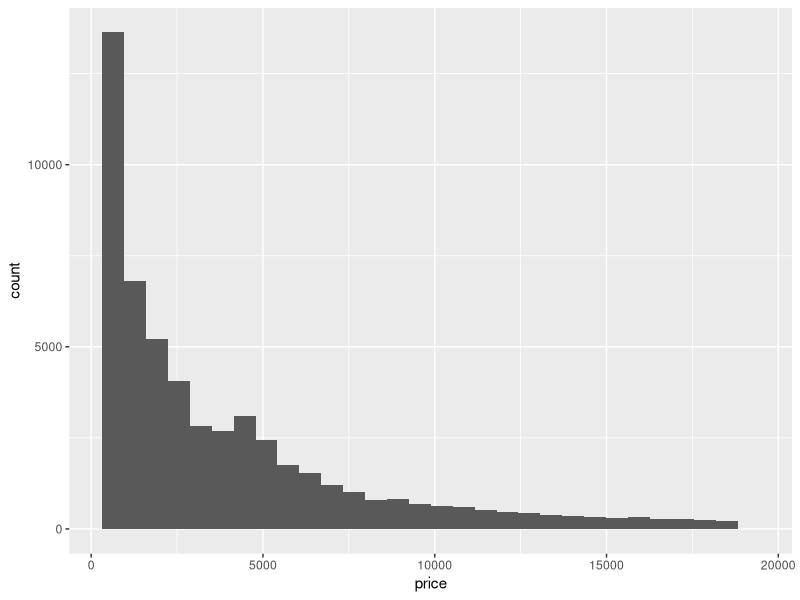
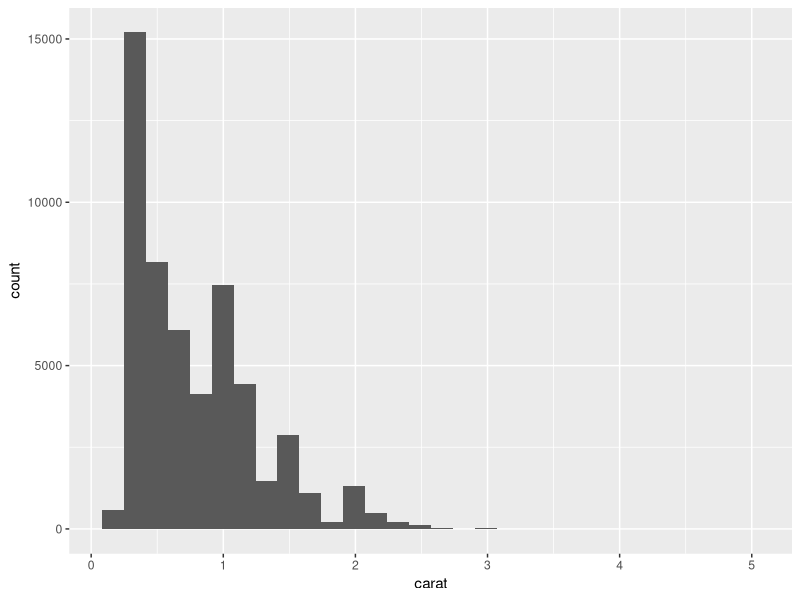
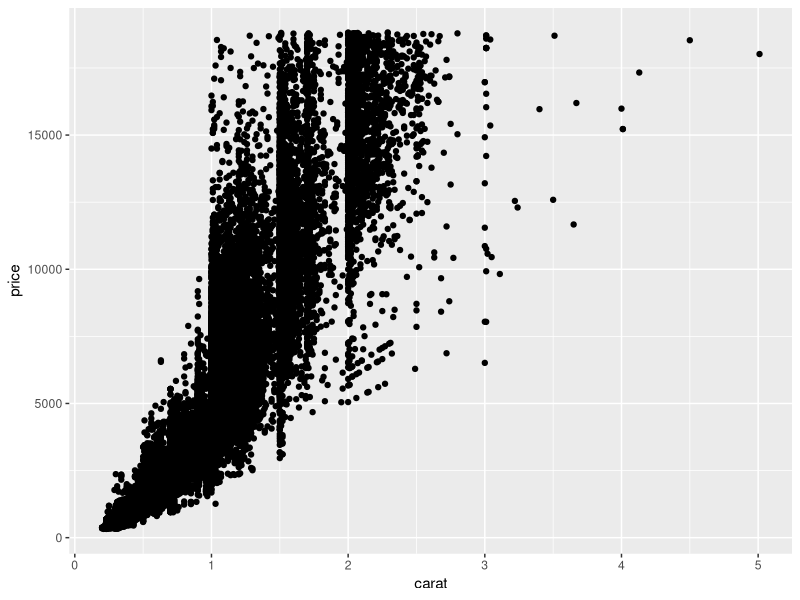
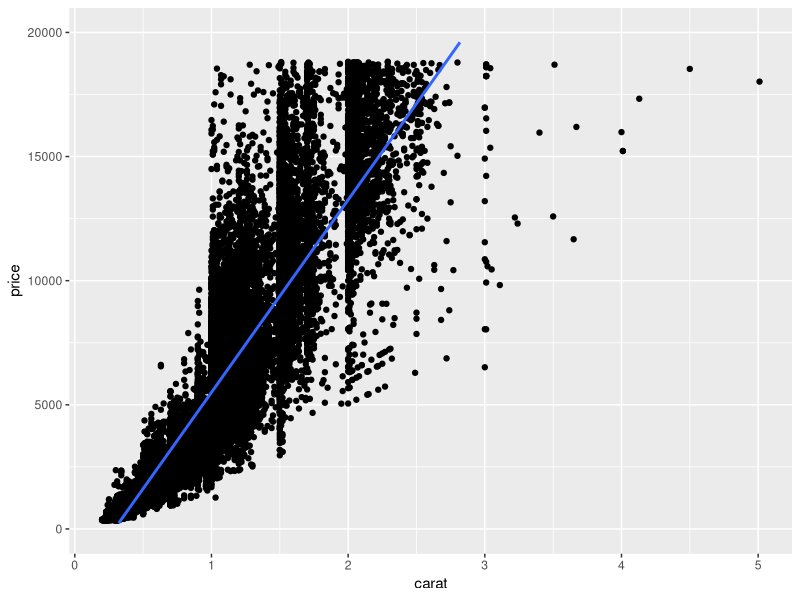
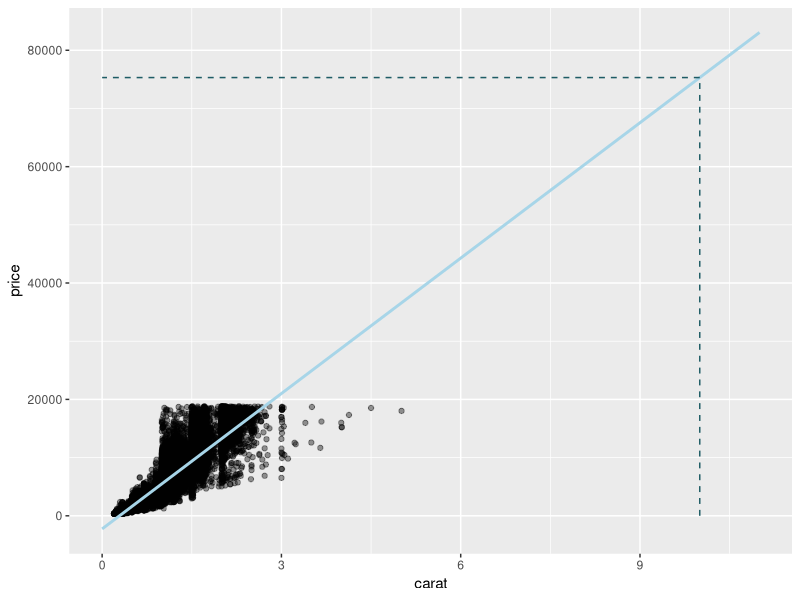
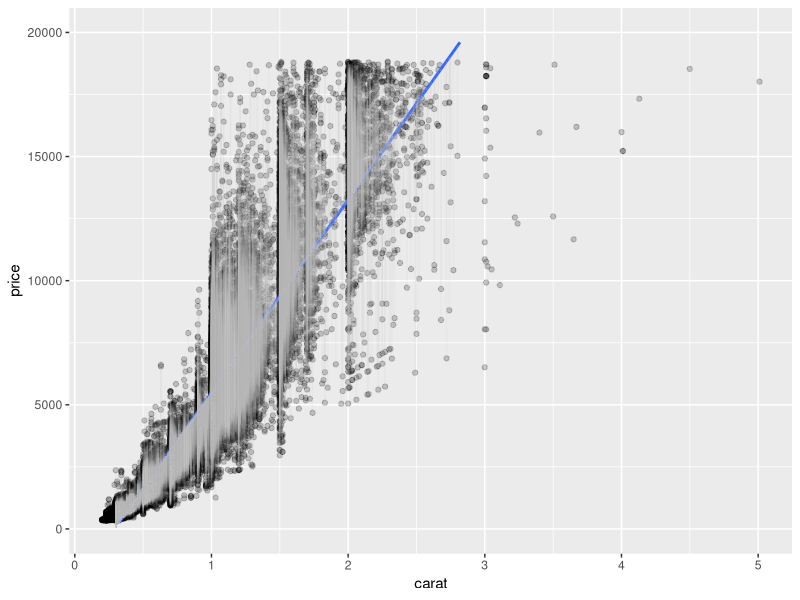

R code for these plots, in order: (Note: this script raises an error after producing the figures.)
## ---- chunk 1

## ---- chunk 2
library(tidyverse)
library(broom)
## ---- chunk 3
library(tidyverse)
str(diamonds)
## ---- chunk 4
ggplot(diamonds, aes(x=price)) +
  geom_histogram()
## ---- chunk 5
ggplot(diamonds, aes(x=carat)) +
  geom_histogram()
## ---- chunk 6
ggplot(diamonds, aes(x=carat, y=price)) +
  geom_point()
## ---- chunk 7
ggplot(diamonds, aes(x=carat, y=price)) +
  geom_point() + 
  geom_smooth(method="lm") + 
  scale_y_continuous(limit=c(0,20000))
## ---- chunk 8
model <- lm(price~carat, data = diamonds)
summary(model)
## ---- chunk 9
newdata <- tibble(carat = 10)
newdata <- newdata %>%
  mutate(price = predict(model, newdata))

ggplot(data = diamonds, aes(x = carat, y = price)) +
  geom_point(alpha = 0.4) +
  geom_smooth(method = "lm", fullrange = TRUE, color = "#A7D5E8", se = FALSE) +
  xlim(0, 11) +
  geom_segment(data = newdata, mapping = aes(x = carat, y = 0, xend = carat, yend = price), color = "#1E5C65", lty = 2) +
  geom_segment(data = newdata, mapping = aes(x = carat, y = price, xend = 0, yend = price), color = "#1E5C65", lty = 2)
## ---- chunk 10
hat <- predict(model, diamonds)
diamonds2 <- diamonds %>% 
  mutate(hat = hat,
         error = hat-price) %>% 
  select(price, carat, hat, error)
diamonds2
## ---- chunk 11
ggplot(diamonds2, aes(x = carat, y = price)) +
  geom_point(alpha=.2) + 
  geom_smooth(method="lm") +
  geom_segment(mapping = aes(xend = carat, yend = hat), color="gray", alpha=.1) +
  scale_y_continuous(limit=c(0,20000))
## ---- chunk 12
rmse <- sqrt(mean(diamonds2$error^2))
rmse

## ---- chunk 13
diamonds <- diamonds %>% 
  mutate(cut=factor(cut, ordered=FALSE),
         color=factor(color, ordered=FALSE),
         clarity=factor(clarity, ordered=FALSE))
## ---- chunk 14
levels(diamonds$cut)
levels(diamonds$color)
levels(diamonds$clarity)
## ---- chunk 15
model3 <- lm(price~carat+cut, diamonds)
summary(model3)
## ---- chunk 16
levels(diamonds$cut)
summary(model3)
## ---- chunk 17
error3 <- predict(model3, diamonds) - diamonds$price
rmse3 <- sqrt(mean(error3^2))
rmse3 # In-sample error for caret+cut
## ---- chunk 18
model4 <- lm(price~carat+cut+color, diamonds)
error4 <- predict(model4, diamonds)-diamonds$price
rmse4 <- sqrt(mean(error4^2))
summary(model4)
## ---- chunk 19
model5 <- lm(price~carat+cut+color+clarity, diamonds)
error5 <- predict(model5, diamonds)-diamonds$price
rmse5 <- sqrt(mean(error5^2))
summary(model5)
## ---- chunk 20
rmse
rmse3
rmse4
rmse5
## ---- chunk 21
knitr::include_graphics("img/under_good_overfit.png")
## ---- chunk 22
set.seed(123) #<<
nrow <- nrow(diamonds)
rows <- sample(nrow)
shuffled_diamonds <- diamonds[rows, ]

split <- round(nrow*0.8)

train <- shuffled_diamonds %>% slice(1:split)
test <- shuffled_diamonds %>% slice((split+1):nrow)

## ---- chunk 23
set.seed(123)
nrow <- nrow(diamonds) #<<
rows <- sample(nrow) #<<
shuffled_diamonds <- diamonds[rows, ] #<<

split <- round(nrow*0.8)

train <- shuffled_diamonds %>% slice(1:split)
test <- shuffled_diamonds %>% slice((split+1):nrow)

## ---- chunk 24
set.seed(123)
nrow <- nrow(diamonds)
rows <- sample(nrow)
shuffled_diamonds <- diamonds[rows, ]

split <- round(nrow*0.8) #<<

train <- shuffled_diamonds %>% slice(1:split) #<<
test <- shuffled_diamonds %>% slice((split+1):nrow) #<<

## ---- chunk 25
model2 <- lm(price~carat, train) #<<
error2 <- predict(model2, test) - test$price #<<
rmse2 <- sqrt(mean(error2^2))

rmse2 # out-of-sample error
rmse # in-sample error
## ---- chunk 26
model_train <- lm(price~carat, train)
model3_train <- lm(price~carat+cut, train)
model4_train <- lm(price~carat+cut+color, train)
model5_train <- lm(price~carat+cut+color+clarity, train)

model_list <- list(model_train, model3_train, model4_train, model5_train)

out_rmse <- function(mod, dat){
  error <- predict(mod, dat)-dat$price
  sqrt(mean(error^2))
}

rmses <- sapply(model_list, out_rmse, dat=test)
## ---- chunk 27
rmse
rmse3
rmse4
rmse5
## ---- chunk 28
rmses[1]
rmses[2]
rmses[3]
rmses[4]
## ---- chunk 29
model
## ---- chunk 30
summary(model)
## ---- chunk 31
library(broom)
tidy(model)
## ---- chunk 32
glance(model)
## ---- chunk 33
augment(model) %>%
  slice(1:5)
